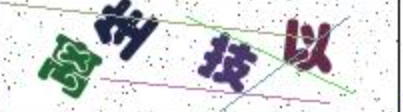
#> input picture ac 第三章 验证码识别/img_2.png, 403 x 112 px
$ python '数字验证码.py'
#> lines starting #> are read from the running program, lines starting #| are printed output that depends on the picture; after the words box and inside, x2 and y2 are one past the last pixel; in counts of white or black regions, pixels touching at a corner belong together
import tesserocr
from PIL import Image

image = Image.open('img_2.png')
#> image is the input picture: PIL image 403x112 RGB; mean R, G, B 215.2, 216.5, 217.8
gray_image = image.convert('L')
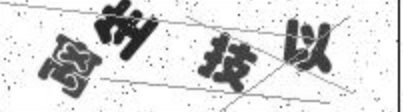
#> gray_image: PIL image 403x112 L; min 25, max 255, mean 216.3
threshold = 150
table =[]

for i in range(256):
    if i < threshold:
        table.append(255)
    else:
        table.append(0)
out_image =gray_image.point(table, '1')
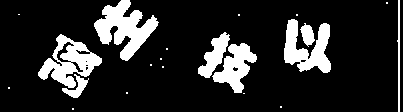
#> out_image: PIL image 403x112 1; 16.2% white; 21 white regions (13 under 20 px), largest, box (x1, y1, x2, y2) and area: (94, 0, 159, 61) 1882, (38, 34, 102, 88) 1555, (284, 19, 331, 73) 1397
out_image.show()
#> (the run stopped early here; a loop or call above may not have finished)

$ run again, with ac 第三章 验证码识别/img_1.png copied over ac 第三章 验证码识别/img_2.png
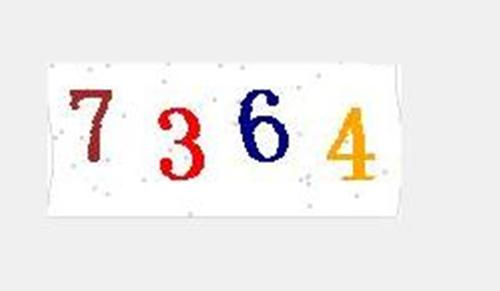
#> input picture ac 第三章 验证码识别/img_1.png, 500 x 291 px
#> image is the input picture: PIL image 500x291 RGB; mean R, G, B 239.9, 236.8, 235.9
#> `gray_image = image.convert('L')`:
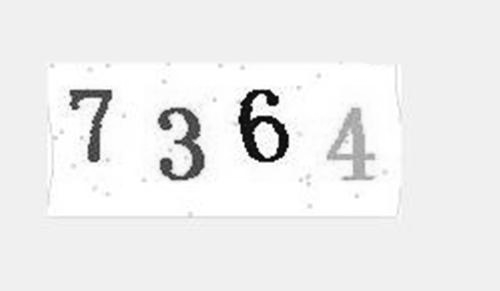
#> gray_image: PIL image 500x291 L; min 4, max 255, mean 237.7
#> `out_image =gray_image.point(table, '1')`:
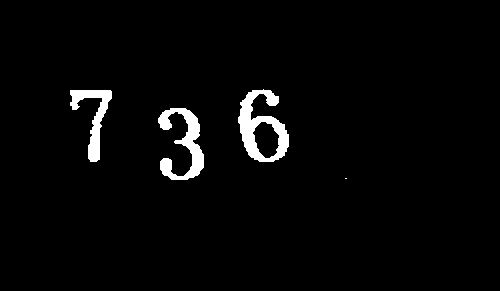
#> out_image: PIL image 500x291 1; 2.8% white; 4 white regions (1 under 20 px), largest, box (x1, y1, x2, y2) and area: (238, 89, 289, 162) 1677, (158, 108, 204, 180) 1410, (70, 90, 112, 162) 1038
